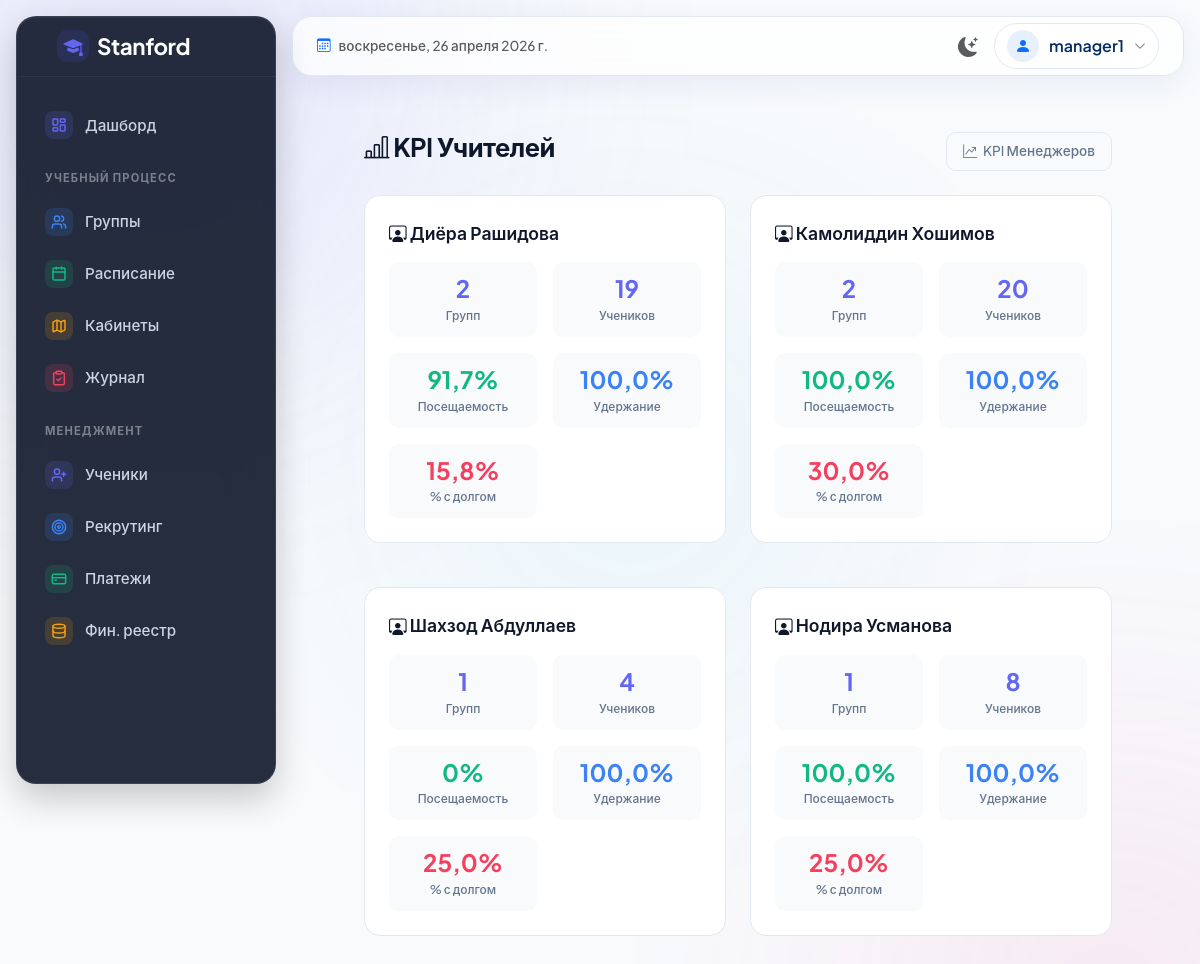
The page /kpi/teachers/ (signed in) on the database its author committed.
### apps/teachers/models.py (models this page shows, shortened)
class Teacher(models.Model):
    user = models.OneToOneField(User, on_delete=models.CASCADE, null=True, blank=True, verbose_name='Пользователь')
    name = models.CharField('ФИО', max_length=200)
    phone = models.CharField('Телефон', max_length=20, blank=True)
    specialization = models.CharField('Специализация', max_length=100, blank=True)
    created_at = models.DateTimeField('Дата создания', auto_now_add=True)
    is_active = models.BooleanField('Активный', default=True)
    class Meta:
        verbose_name = 'Учитель'
        verbose_name_plural = 'Учителя'
        ordering = ['name']

### apps/kpi/views.py (the view)
# urls.py: path('teachers/', views.TeacherKPIView.as_view(), name='teacher_kpi'),
class TeacherKPIView(LoginRequiredMixin, TemplateView):
    template_name = 'kpi/teacher_kpi.html'
    def get_context_data(self, **kwargs):
        context = super().get_context_data(**kwargs)
        context['kpi_data'] = get_teacher_kpi()
        return context

### apps/payments/services.py (called while the page is built)
def get_months_between(start_date, end_date):
    months = (end_date.year - start_date.year) * 12 + (end_date.month - start_date.month)
    return max(1, months + 1)

### templates/kpi/teacher_kpi.html (shortened to what this page needs)
{% extends 'base.html' %}
{% block content %}
<div class="page-header">
    <h1 class="page-title"><i class="bi bi-bar-chart-line"></i> KPI Учителей</h1>
    <a href="{% url 'kpi:manager_kpi' %}" class="btn-outline-custom"><i class="bi bi-graph-up-arrow"></i> KPI Менеджеров</a>
</div>
{% if kpi_data %}
<div class="row g-4">
    {% for item in kpi_data %}
    <div class="col-lg-6">
        <div class="kpi-card">
            <div class="kpi-card-name">
                <i class="bi bi-person-workspace"></i> {{ item.teacher.name }}
            </div>
            <div class="kpi-metrics">
                <div class="kpi-metric">
                    <div class="kpi-metric-value">{{ item.total_groups }}</div>
                    <div class="kpi-metric-label">Групп</div>
                </div>
                <div class="kpi-metric">
                    <div class="kpi-metric-value">{{ item.total_students }}</div>
                    <div class="kpi-metric-label">Учеников</div>
                </div>
                <div class="kpi-metric">
                    <div class="kpi-metric-value" style="color:var(--success)">{{ item.attendance_rate }}%</div>
                    <div class="kpi-metric-label">Посещаемость</div>
                </div>
                <div class="kpi-metric">
                    <div class="kpi-metric-value" style="color:var(--info)">{{ item.retention_rate }}%</div>
                    <div class="kpi-metric-label">Удержание</div>
                </div>
                <div class="kpi-metric">
                    <div class="kpi-metric-value" style="color:var(--danger)">{{ item.debt_percentage }}%</div>
                    <div class="kpi-metric-label">% с долгом</div>
                </div>
            </div>
        </div>
    </div>
    {% endfor %}
</div>
{% else %}
<div class="content-card">
    <div class="card-body-custom">
        <div class="empty-state"><i class="bi bi-graph-up"></i><p>Нет данных для KPI. Добавьте учителей и группы.</p></div>
    </div>
</div>
{% endif %}
{% endblock %}

### templates/base.html (shortened to what this page needs)
{% load static %}
<!DOCTYPE html>
<html lang="ru" data-bs-theme="light">
<head>
    <link href="https://cdn.jsdelivr.net/npm/bootstrap@5.3.3/dist/css/bootstrap.min.css" rel="stylesheet">
    <link href="https://cdn.jsdelivr.net/npm/bootstrap-icons@1.11.3/font/bootstrap-icons.min.css" rel="stylesheet">
    <link href="{% static 'css/style.css' %}" rel="stylesheet">
</head>
<body class="bg-body-custom">
    <div class="app-container">
        <aside class="sidebar" id="sidebar">
            <div class="sidebar-brand-area brand-area">
                <a href="{% url 'dashboard' %}" class="d-flex align-items-center gap-2 text-decoration-none px-3">
                    <div class="brand-icon" style="width:32px;height:32px;font-size:1.2rem;">
                        <i class="bi bi-mortarboard-fill"></i>
                    </div>
                    <span class="sidebar-brand-text">Stanford</span>
                </a>
            </div>
            <div class="sidebar-menu">
                <a href="{% url 'dashboard' %}" class="sidebar-link {% if request.path == '/' or '/dashboard/' in request.path %}active{% endif %}">
                    <div class="icon-pill-colored sm pill-indigo">
                        <i data-lucide="layout-dashboard"></i>
                    </div>
                    <span>Дашборд</span>
                </a>
                {% if request.user.is_superuser or request.user.manager or request.user.teacher %}
                <div class="sidebar-heading">Учебный процесс</div>
                <a href="{% url 'groups:list' %}" class="sidebar-link {% if '/groups/' in request.path and 'schedule' not in request.path %}active{% endif %}">
                    <div class="icon-pill-colored sm pill-blue">
                        <i data-lucide="users"></i>
                    </div>
                    <span>Группы</span>
                </a>
                <a href="{% url 'groups:schedule' %}" class="sidebar-link {% if '/groups/schedule' in request.path %}active{% endif %}">
                    <div class="icon-pill-colored sm pill-emerald">
                        <i data-lucide="calendar"></i>
                    </div>
                    <span>Расписание</span>
                </a>
                <a href="{% url 'groups:room_occupancy' %}" class="sidebar-link {% if '/groups/rooms' in request.path %}active{% endif %}">
                    <div class="icon-pill-colored sm pill-amber">
                        <i data-lucide="map"></i>
                    </div>
                    <span>Кабинеты</span>
                </a>
                <a href="{% url 'attendance:mark' %}" class="sidebar-link {% if '/attendance/' in request.path %}active{% endif %}">
                    <div class="icon-pill-colored sm pill-rose">
                        <i data-lucide="clipboard-check"></i>
                    </div>
                    <span>Журнал</span>
                </a>
                {% endif %}
                {% if request.user.is_superuser or request.user.manager %}
                <div class="sidebar-heading">Менеджмент</div>
                <a href="{% url 'students:list' %}" class="sidebar-link {% if '/students/' in request.path %}active{% endif %}">
                    <div class="icon-pill-colored sm pill-indigo">
                        <i data-lucide="user-plus"></i>
                    </div>
                    <span>Ученики</span>
                </a>
                <a href="{% url 'managers:recruit' %}" class="sidebar-link {% if '/managers/recruit' in request.path %}active{% endif %}">
                    <div class="icon-pill-colored sm pill-blue">
                        <i data-lucide="target"></i>
                    </div>
                    <span>Рекрутинг</span>
                </a>
                <a href="{% url 'payments:list' %}" class="sidebar-link {% if '/payments/' in request.path and 'finance' not in request.path %}active{% endif %}">
                    <div class="icon-pill-colored sm pill-emerald">
                        <i data-lucide="credit-card"></i>
                    </div>
                    <span>Платежи</span>
                </a>
                <a href="{% url 'payments:finance' %}" class="sidebar-link {% if '/payments/finance' in request.path %}active{% endif %}">
                    <div class="icon-pill-colored sm pill-amber">
                        <i data-lucide="database"></i>
                    </div>
                    <span>Фин. реестр</span>
                </a>
                {% endif %}
            </div>
        </aside>
        <main class="main-wrapper">
            <header class="top-header">
                <div class="d-flex align-items-center gap-3">
                    <div class="d-none d-md-flex align-items-center text-muted fw-medium" style="font-size: 0.85rem">
                        <i class="bi bi-calendar3 me-2 text-primary"></i><span id="currentDate"></span>
                    </div>
                </div>
                <div class="d-flex align-items-center gap-3">
                    <button class="btn btn-link text-muted p-0 m-0 border-0" id="themeToggle" title="Переключить тему">
                        <i class="bi bi-moon-stars-fill fs-5" id="themeIcon"></i>
                    </button>
                    {% if user.is_authenticated %}
                    <div class="dropdown">
                        <div class="user-profile-btn" data-bs-toggle="dropdown" aria-expanded="false">
                            <div class="rounded-circle bg-primary bg-opacity-10 d-flex align-items-center justify-content-center text-primary" style="width: 32px; height: 32px;">
                                <i class="bi bi-person-fill"></i>
                            </div>
                            <span class="fw-semibold text-primary-emphasis d-none d-sm-block fs-7">{{ user.username }}</span>
                            <i class="bi bi-chevron-down text-muted" style="font-size: 0.75rem;"></i>
                        </div>
                    </div>
                    {% endif %}
                </div>
            </header>
            <div class="main-content-fluid flex-grow-1 position-relative p-2 p-lg-4 page-entry-animate">
        <div class="container-fluid px-lg-5 px-3 py-4">
            {% block content %}{% endblock %}
        </div>
        </div>
        </main>
    </div>
</body>
</html>

### templates/base.html (style rules this page uses)
.page-entry-animate { animation: pageEntry 0.4s cubic-bezier(0.16, 1, 0.3, 1) forwards; }

### rows shown on the page
Teacher: teacher.name "Диёра Рашидова", total_groups "2", total_students "19", attendance_rate "91,7", retention_rate "100,0", debt_percentage "15,8"
Teacher: teacher.name "Камолиддин Хошимов", total_groups "2", total_students "20", attendance_rate "100,0", retention_rate "100,0", debt_percentage "30,0"
Teacher: teacher.name "Шахзод Абдуллаев", total_groups "1", total_students "4", attendance_rate "0", retention_rate "100,0", debt_percentage "25,0"
Teacher: teacher.name "Нодира Усманова", total_groups "1", total_students "8", attendance_rate "100,0", retention_rate "100,0", debt_percentage "25,0"

### other values the page prints
{{ user.username }} "manager1"
